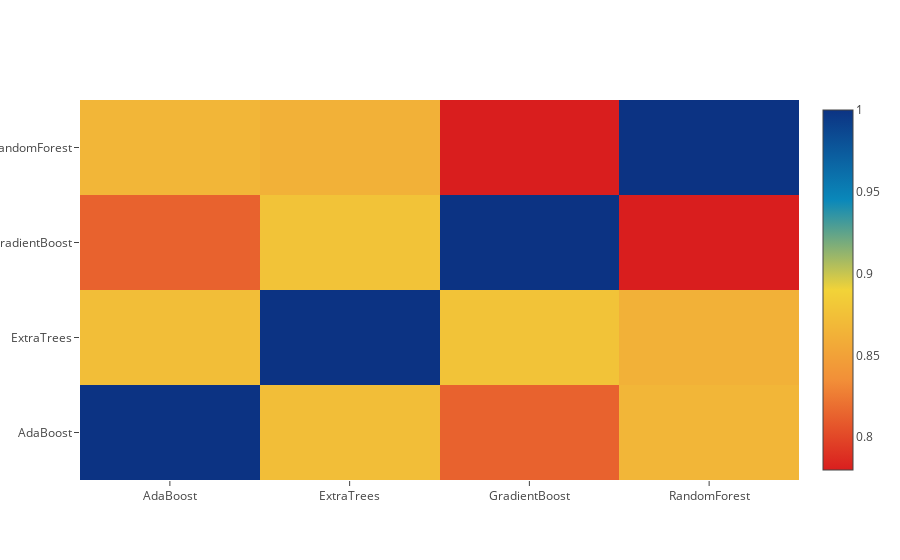

Notebook code cell kept with this figure:
### Code cell
base_predictions_train = pd.DataFrame( {'RandomForest': rf_oof_train.ravel(),
     'ExtraTrees': et_oof_train.ravel(),
     'AdaBoost': ada_oof_train.ravel(),
      'GradientBoost': gb_oof_train.ravel()
    })
#print(base_predictions_train.head())

data = [
    go.Heatmap(
        z= base_predictions_train.astype(float).corr().values ,
        x=base_predictions_train.columns.values,
        y= base_predictions_train.columns.values,
          colorscale='Portland',
            showscale=True,
            reversescale = True
    )
]
py.iplot(data, filename='labelled-heatmap')

# Less correlation is better

### Figure 1 — Plotly figure (JSON) as saved in the notebook; plotly's stock layout.template omitted (floating-point values rounded to 4 significant figures)
{"data": [{"colorscale": "Portland", "reversescale": true, "showscale": true, "type": "heatmap", "x": ["AdaBoost", "ExtraTrees", "GradientBoost", "RandomForest"], "y": ["AdaBoost", "ExtraTrees", "GradientBoost", "RandomForest"], "z": [[1, 0.8728, 0.8129, 0.8663], [0.8728, 1, 0.8769, 0.8625], [0.8129, 0.8769, 1, 0.7799], [0.8663, 0.8625, 0.7799, 1]]}], "layout": {}}
